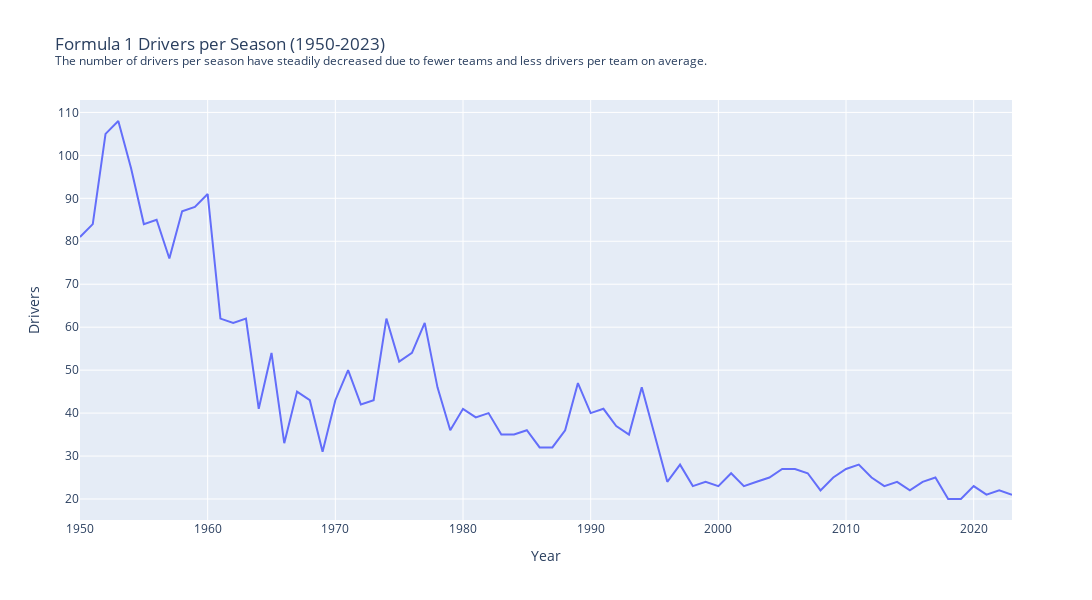

Write notebook code for a chart like this one.
### Markdown cell above
### Drivers per Season

### Code cell
fig = plotly_linechart(seasonal_statistics,
                 x_col='year',
                 y_col='drivers',
                 xtitle='Year',
                 ytitle='Drivers',
                 title='Formula 1 Drivers per Season (1950-2023)',
                 subtitle='The number of drivers per season have steadily decreased due to fewer teams and less drivers per team on average.'
                 )

fig.show()
fig.write_image(os.path.join(plot_directory, "stats_perSeasonDrivers.webp"))

### Figure 1 — Plotly figure (JSON) as saved in the notebook; plotly's stock layout.template omitted (floating-point values rounded to 4 significant figures)
{"data": [{"hovertemplate": "Year=%{x}<br>Drivers=%{y}<extra></extra>", "legendgroup": "", "line": {"color": "#636efa", "dash": "solid"}, "marker": {"symbol": "circle"}, "mode": "lines", "name": "", "orientation": "v", "showlegend": false, "type": "scatter", "x": [1950, 1951, 1952, 1953, 1954, 1955, 1956, 1957, 1958, 1959, 1960, 1961, 1962, 1963, 1964, 1965, 1966, 1967, 1968, 1969, 1970, 1971, 1972, 1973, 1974, 1975, 1976, 1977, 1978, 1979, 1980, 1981, 1982, 1983, 1984, 1985, 1986, 1987, 1988, 1989, 1990, 1991, 1992, 1993, 1994, 1995, 1996, 1997, 1998, 1999, 2000, 2001, 2002, 2003, 2004, 2005, 2006, 2007, 2008, 2009, 2010, 2011, 2012, 2013, 2014, 2015, 2016, 2017, 2018, 2019, 2020, 2021, 2022, 2023], "xaxis": "x", "y": [81, 84, 105, 108, 97, 84, 85, 76, 87, 88, 91, 62, 61, 62, 41, 54, 33, 45, 43, 31, 43, 50, 42, 43, 62, 52, 54, 61, 46, 36, 41, 39, 40, 35, 35, 36, 32, 32, 36, 47, 40, 41, 37, 35, 46, 35, 24, 28, 23, 24, 23, 26, 23, 24, 25, 27, 27, 26, 22, 25, 27, 28, 25, 23, 24, 22, 24, 25, 20, 20, 23, 21, 22, 21], "yaxis": "y"}], "layout": {"autosize": false, "height": 600, "legend": {"tracegroupgap": 0}, "title": {"text": "Formula 1 Drivers per Season (1950-2023)<br><sup>The number of drivers per season have steadily decreased due to fewer teams and less drivers per team on average.</sup>"}, "width": 1600, "xaxis": {"anchor": "y", "domain": [0, 1], "title": {"text": "Year"}}, "yaxis": {"anchor": "x", "autorange": true, "domain": [0, 1], "title": {"text": "Drivers"}}}}
